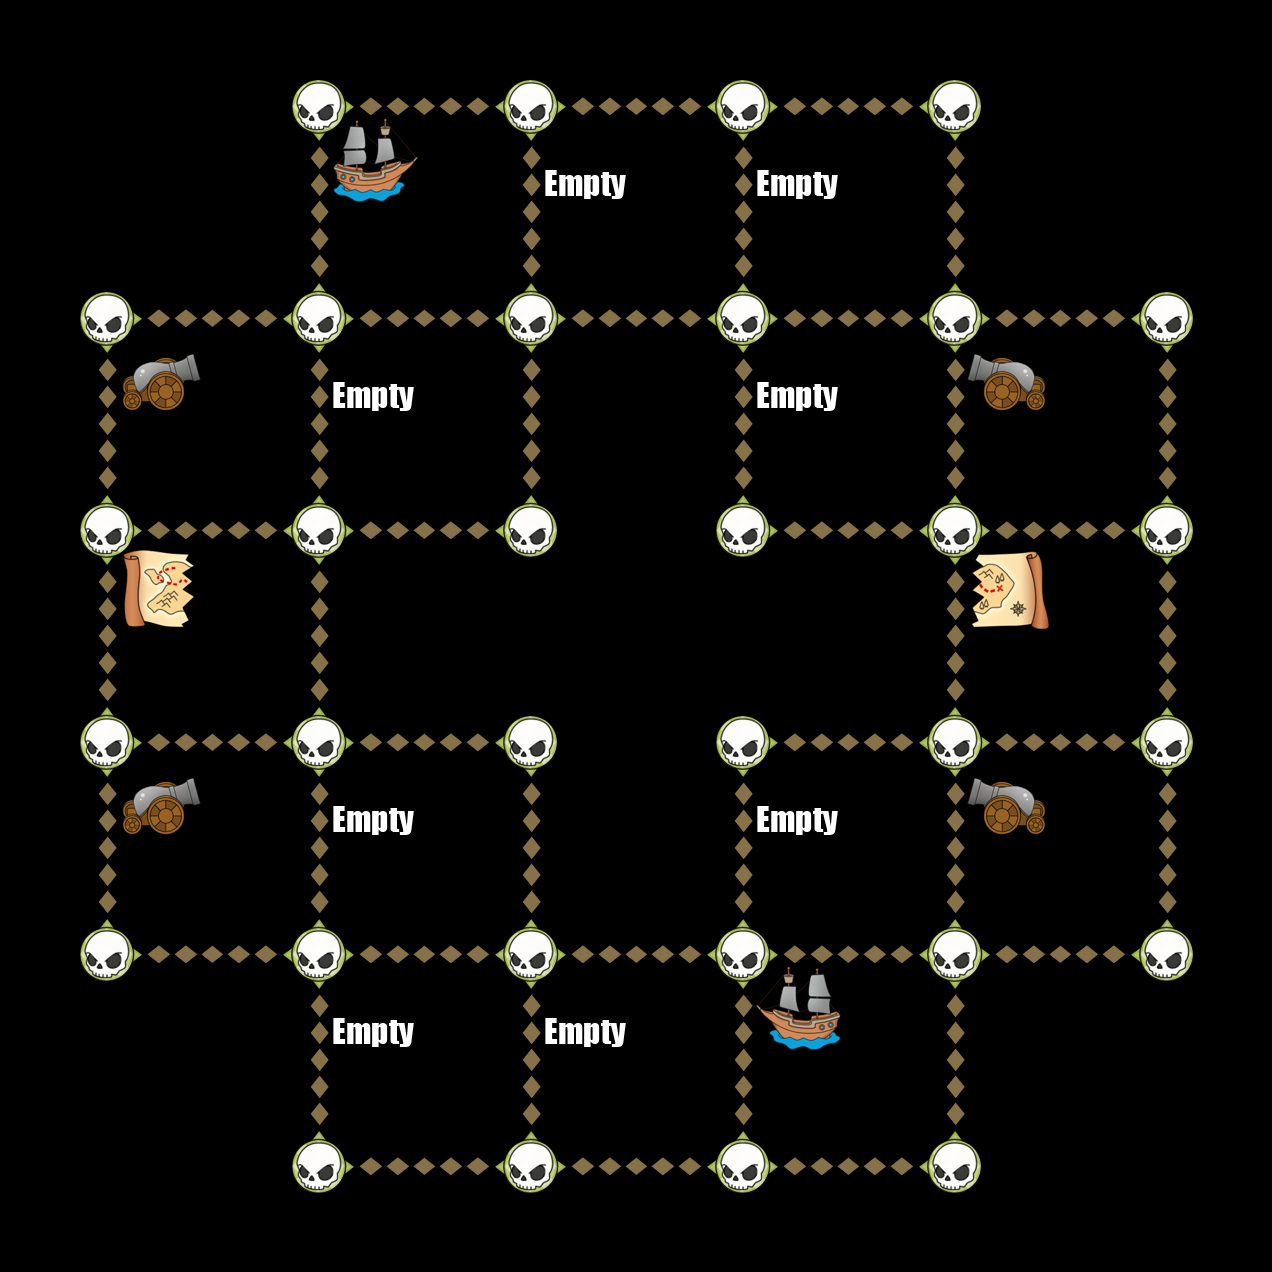

This game map was drawn from its Tiled (.tmx) file and the tilesets committed beside it. A one-line description and the trimmed map source follow:
An orthogonal 6x6 tile map with 212x212 px tiles, 6 tile layers (Down, Up, Left, Right, ...).

<map version="1.0" orientation="orthogonal" width="6" height="6" tilewidth="212" tileheight="212">
 <tileset firstgid="1" name="TileGraphic_Final-ipadhd" tilewidth="212" tileheight="212">
  <image source="TileGraphic_Final-ipadhd.png" width="636" height="1060" />
  <tile id="0">
   <properties>
    <property name="LineFilled" value="True" />
   </properties>
  </tile>
  <tile id="2">
   <properties>
    <property name="Item" value="TreasureBox" />
   </properties>
  </tile>
  <tile id="4">
   <properties>
    <property name="RowFilled" value="True" />
   </properties>
  </tile>
  <tile id="6">
   <properties>
    <property name="Item" value="CannonLeft" />
   </properties>
  </tile>
  <tile id="7">
   <properties>
    <property name="Item" value="ShipRight" />
   </properties>
  </tile>
  <tile id="8">
   <properties>
    <property name="Item" value="MapOne" />
   </properties>
  </tile>
  <tile id="9">
   <properties>
    <property name="Item" value="CannonRight" />
   </properties>
  </tile>
  <tile id="10">
   <properties>
    <property name="Item" value="ShipLeft" />
   </properties>
  </tile>
  <tile id="11">
   <properties>
    <property name="Item" value="MapTwo" />
   </properties>
  </tile>
  <tile id="12">
   <properties>
    <property name="Item" value="Empty" />
   </properties>
  </tile>
  <tile id="13">
   <properties>
    <property name="Item" value="Skull" />
   </properties>
  </tile>
  <tile id="14">
   <properties>
    <property name="Item" value="Fog" />
   </properties>
  </tile>
 </tileset>
 <layer name="Down" width="6" height="6">
  <data>[36 cells, 24 non-empty, 1 distinct tile ids]</data>
 </layer>
 <layer name="Up" width="6" height="6">
  <data>[36 cells, 24 non-empty, 1 distinct tile ids]</data>
 </layer>
 <layer name="Left" width="6" height="6">
  <data>[36 cells, 24 non-empty, 1 distinct tile ids]</data>
 </layer>
 <layer name="Right" width="6" height="6">
  <data>[36 cells, 24 non-empty, 1 distinct tile ids]</data>
 </layer>
 <layer name="Dots" width="6" height="6">
  <data>[36 cells, 32 non-empty, 1 distinct tile ids]</data>
 </layer>
 <layer name="Items" width="6" height="6">
  <data>[36 cells, 16 non-empty, 7 distinct tile ids]</data>
 </layer>
</map>
